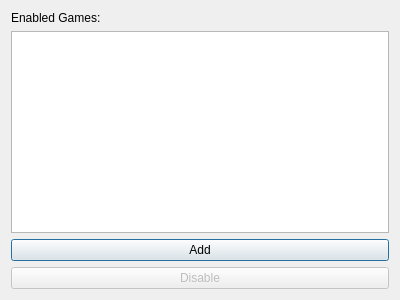
<?xml version="1.0" encoding="UTF-8"?>
<ui version="4.0">
 <class>Dialog</class>
 <widget class="QDialog" name="Dialog">
  <property name="geometry">
   <rect>
    <x>0</x>
    <y>0</y>
    <width>400</width>
    <height>300</height>
   </rect>
  </property>
  <property name="minimumSize">
   <size>
    <width>400</width>
    <height>300</height>
   </size>
  </property>
  <property name="maximumSize">
   <size>
    <width>774</width>
    <height>546</height>
   </size>
  </property>
  <property name="windowTitle">
   <string>Dialog</string>
  </property>
  <property name="whatsThis">
   <string notr="true"/>
  </property>
  <layout class="QGridLayout" name="gridLayout">
   <item row="3" column="1">
    <widget class="QPushButton" name="add_button">
     <property name="text">
      <string>Add</string>
     </property>
    </widget>
   </item>
   <item row="1" column="1">
    <widget class="QLabel" name="label">
     <property name="text">
      <string>Enabled Games:</string>
     </property>
    </widget>
   </item>
   <item row="2" column="1">
    <widget class="QListView" name="game_list"/>
   </item>
   <item row="4" column="1">
    <widget class="QPushButton" name="disable_button">
     <property name="enabled">
      <bool>false</bool>
     </property>
     <property name="text">
      <string>Disable</string>
     </property>
    </widget>
   </item>
  </layout>
 </widget>
 <resources/>
 <connections/>
</ui>
